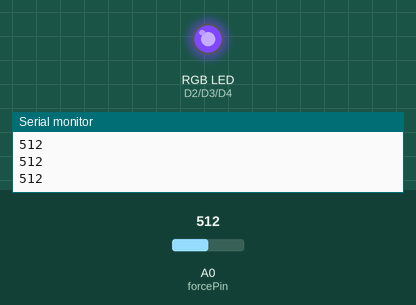
Bench run of a sketch on a simulated Arduino Nano 33 IoT. On the bench: an RGB LED mixed from three pins (HIGH = lit), the last lines printed to the serial monitor. Dashed ring = blinking. The inputs (shaded band) are chosen by the test bench; at power-on: A0 (forcePin) = 512. Dim RGB values are drawn brighter than linear; random numbers use the default seed unless the sketch sets one; nothing arrives over Bluetooth unless stated.

Above: at 1.23 s.
1.3 s: A0 (forcePin) set to 190
At 1.39 s:
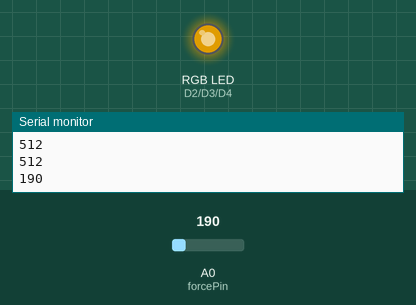
4.3 s: A0 (forcePin) set to 210
At 4.46 s:
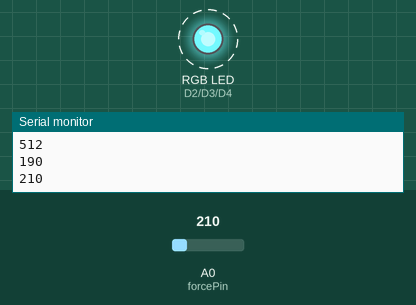
7.3 s: A0 (forcePin) set to 122
At 7.31 s:
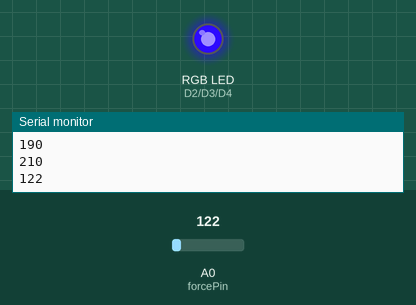
Timing chart, 0 to 49.6 s (numbered marks = the images above; inputs shaded):
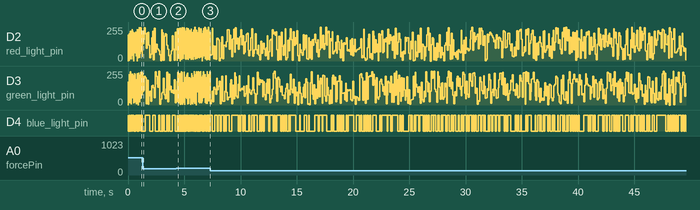

The sketch:

stress_ball.ino
```cpp
#include <ArduinoBLE.h>

const int forcePin = A0;

//led
int red_light_pin= 2;
int green_light_pin = 3;
int blue_light_pin = 4;

BLEService ballService("d0421f1c-e415-4098-9702-804c0444067a"); // create service


// create button characteristic and allow remote device to get notifications
BLEByteCharacteristic forceCharacteristic("12a26502-15bd-4f84-94cc-da25072fd36d", BLERead | BLENotify);

void setup() {
 Serial.begin(9600);
//  while (!Serial); // wait until the serial port is open for debugging
  pinMode(forcePin, INPUT);
  pinMode(red_light_pin, OUTPUT);
  pinMode(green_light_pin, OUTPUT);
  pinMode(blue_light_pin, OUTPUT);

  // begin initialization
  if (!BLE.begin()) {
    Serial.println("starting BLE failed!");

    while (1);
  }

  // set the local name peripheral advertises
  BLE.setLocalName("stressball");
  // set the UUID for the service this peripheral advertises:
  BLE.setAdvertisedService(ballService);

  // add the characteristic to the service
  ballService.addCharacteristic(forceCharacteristic);

  // add the service
  BLE.addService(ballService);

  // initialize a value to send
  forceCharacteristic.writeValue(0);

  // start advertising
  BLE.advertise();

  Serial.println("Bluetooth device active, waiting for connections...");
}

void loop() {
   // poll for BLE events
  BLE.poll();

  // read the current button pin state
  int forceValue = analogRead(forcePin);
  //  Serial.println(forceValue);
  // has the value changed since the last read
  boolean forceChanged = false;

  if (forceCharacteristic.value() != forceValue){
    forceChanged = true;
  }

  if (forceChanged) {
    // reading state changed, update characteristic
    forceCharacteristic.writeValue(forceValue);
    Serial.println(forceValue);
  }

  if (forceValue > 100 && forceValue<200) {
    RGB_color(random(0, 255), random(0, 255), random(0, 255));
    delay(80);
  }
    if (forceValue > 200) {
    RGB_color(random(0, 255), random(0, 255), random(0, 255));
    delay(10);
  }
}

void RGB_color(int red_light_value, int green_light_value, int blue_light_value)
 {
  analogWrite(red_light_pin, red_light_value);
  analogWrite(green_light_pin, green_light_value);
  analogWrite(blue_light_pin, blue_light_value);
}
```
